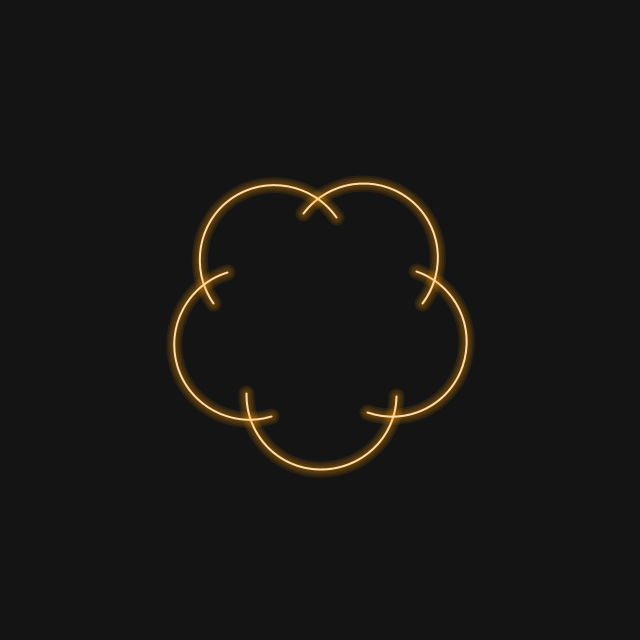
Frame 1 (no input)
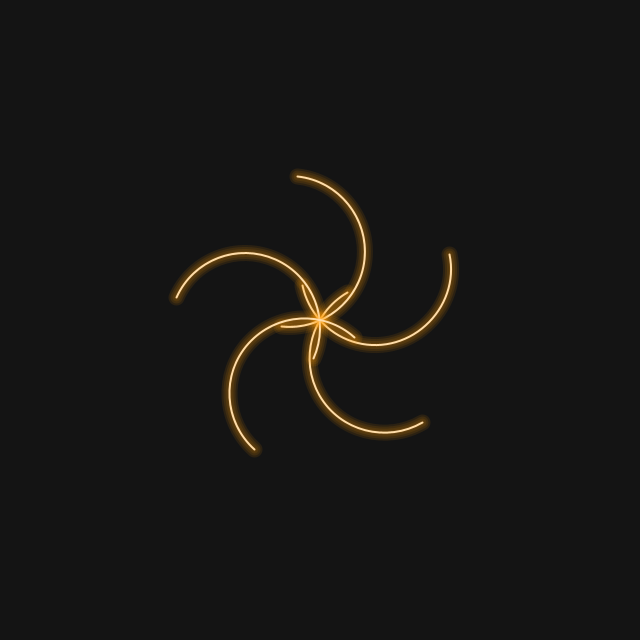
Frame 60 (the mouse pressed at the canvas centre just before this capture)
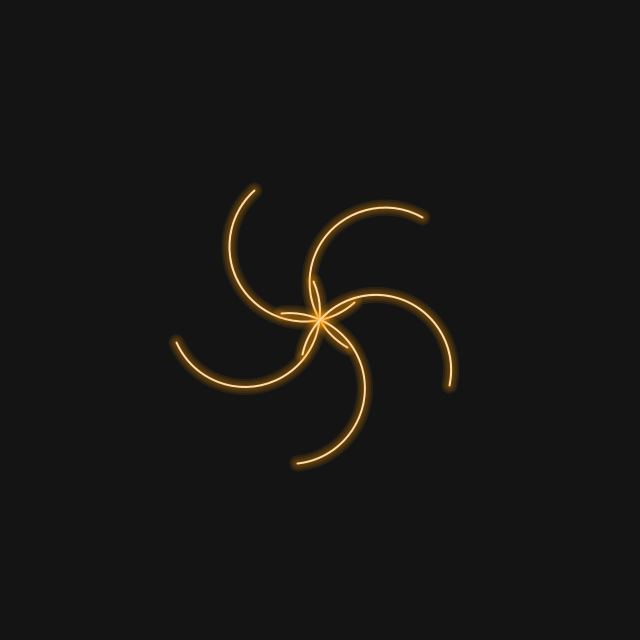
Frame 120 (the mouse held since frame 60 and released just before this capture)

The Processing sketch that drew these frames (run headless with seeded random() and noise(); from frame 60 on, the mouse is pressed at the canvas centre):

// Processing sketch: processing_183170
// ── processing_183170.pde

void setup() {
  size(640, 640);
  noFill();
}

void draw() {
  background(20);
  /* Adjust for loops as they need adjusting for perforce on the web */
  for (int i = 0; i < 360; i+=72) {
    float x = width/2 + sin(radians(i+frameCount)) * 75;
    float y = height/2 + cos(radians(i+frameCount)) * 75;
    stroke(255);
    strokeWeight(2);
    /* Inner glow */
    arc(x, y, 150, 150, PI-radians(180+i-frameCount), TWO_PI-radians(180+i-frameCount));
    for(int q = 2; q < 10; q+=2){
      strokeWeight(q*2);
      stroke(255, 150, 0, 25);
      /* Outer fade */
      arc(x, y, 150, 150, PI-radians(180+i-frameCount), TWO_PI-radians(180+i-frameCount));
    }
  }
}
